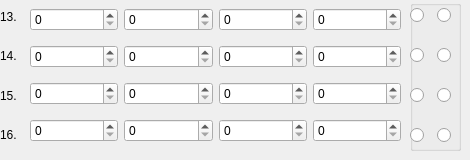
     <widget class="QWidget" name="page_4">
      <widget class="QWidget" name="verticalLayoutWidget_7">
       <property name="geometry">
        <rect>
         <x>0</x>
         <y>0</y>
         <width>23</width>
         <height>151</height>
        </rect>
       </property>
       <layout class="QVBoxLayout" name="rows4">
        <item>
         <widget class="QLabel" name="label_24">
          <property name="text">
           <string>13.</string>
          </property>
         </widget>
        </item>
        <item>
         <widget class="QLabel" name="label_25">
          <property name="text">
           <string>14.</string>
          </property>
         </widget>
        </item>
        <item>
         <widget class="QLabel" name="label_26">
          <property name="text">
           <string>15.</string>
          </property>
         </widget>
        </item>
        <item>
         <widget class="QLabel" name="label_27">
          <property name="text">
           <string>16.</string>
          </property>
         </widget>
        </item>
       </layout>
      </widget>
      <widget class="QWidget" name="verticalLayoutWidget_8">
       <property name="geometry">
        <rect>
         <x>30</x>
         <y>0</y>
         <width>371</width>
         <height>151</height>
        </rect>
       </property>
       <layout class="QVBoxLayout" name="verticalLayout_9">
        <item>
         <layout class="QHBoxLayout" name="horizontalLayout_21">
          <item>
           <widget class="QSpinBox" name="ratio_13">
            <property name="maximum">
             <number>128</number>
            </property>
           </widget>
          </item>
          <item>
           <widget class="QSpinBox" name="mod13">
            <property name="maximum">
             <number>16</number>
            </property>
           </widget>
          </item>
          <item>
           <widget class="QSpinBox" name="time_13">
            <property name="maximum">
             <number>65535</number>
            </property>
           </widget>
          </item>
          <item>
           <widget class="QSpinBox" name="repeat13">
            <property name="maximum">
             <number>65535</number>
            </property>
           </widget>
          </item>
         </layout>
        </item>
        <item>
         <layout class="QHBoxLayout" name="horizontalLayout_22">
          <item>
           <widget class="QSpinBox" name="ratio_14">
            <property name="maximum">
             <number>128</number>
            </property>
           </widget>
          </item>
          <item>
           <widget class="QSpinBox" name="mod14">
            <property name="maximum">
             <number>16</number>
            </property>
           </widget>
          </item>
          <item>
           <widget class="QSpinBox" name="time_14">
            <property name="maximum">
             <number>65535</number>
            </property>
           </widget>
          </item>
          <item>
           <widget class="QSpinBox" name="repeat14">
            <property name="maximum">
             <number>65535</number>
            </property>
           </widget>
          </item>
         </layout>
        </item>
        <item>
         <layout class="QHBoxLayout" name="horizontalLayout_23">
          <item>
           <widget class="QSpinBox" name="ratio_15">
            <property name="maximum">
             <number>128</number>
            </property>
           </widget>
          </item>
          <item>
           <widget class="QSpinBox" name="mod15">
            <property name="maximum">
             <number>16</number>
            </property>
           </widget>
          </item>
          <item>
           <widget class="QSpinBox" name="time_15">
            <property name="maximum">
             <number>65535</number>
            </property>
           </widget>
          </item>
          <item>
           <widget class="QSpinBox" name="repeat15">
            <property name="maximum">
             <number>65535</number>
            </property>
           </widget>
          </item>
         </layout>
        </item>
        <item>
         <layout class="QHBoxLayout" name="horizontalLayout_24">
          <item>
           <widget class="QSpinBox" name="ratio_16">
            <property name="maximum">
             <number>128</number>
            </property>
           </widget>
          </item>
          <item>
           <widget class="QSpinBox" name="mod16">
            <property name="maximum">
             <number>16</number>
            </property>
           </widget>
          </item>
          <item>
           <widget class="QSpinBox" name="time_16">
            <property name="maximum">
             <number>65535</number>
            </property>
           </widget>
          </item>
          <item>
           <widget class="QSpinBox" name="repeat16">
            <property name="maximum">
             <number>65535</number>
            </property>
           </widget>
          </item>
         </layout>
        </item>
       </layout>
      </widget>
      <widget class="QGroupBox" name="Mm4">
       <property name="geometry">
        <rect>
         <x>410</x>
         <y>0</y>
         <width>51</width>
         <height>151</height>
        </rect>
       </property>
       <property name="title">
        <string/>
       </property>
       <widget class="QWidget" name="horizontalLayoutWidget_26">
        <property name="geometry">
         <rect>
          <x>0</x>
          <y>120</y>
          <width>48</width>
          <height>31</height>
         </rect>
        </property>
        <layout class="QHBoxLayout" name="horizontalLayout_38">
         <item>
          <widget class="QRadioButton" name="setmaxRatio_16">
           <property name="text">
            <string/>
           </property>
          </widget>
         </item>
         <item>
          <widget class="QRadioButton" name="setminRatio_16">
           <property name="text">
            <string/>
           </property>
          </widget>
         </item>
        </layout>
       </widget>
       <widget class="QWidget" name="horizontalLayoutWidget_28">
        <property name="geometry">
         <rect>
          <x>0</x>
          <y>0</y>
          <width>48</width>
          <height>31</height>
         </rect>
        </property>
        <layout class="QHBoxLayout" name="horizontalLayout_40">
         <item>
          <widget class="QRadioButton" name="setmaxRatio_13">
           <property name="text">
            <string/>
           </property>
          </widget>
         </item>
         <item>
          <widget class="QRadioButton" name="setminRatio_13">
           <property name="text">
            <string/>
           </property>
          </widget>
         </item>
        </layout>
       </widget>
       <widget class="QWidget" name="horizontalLayoutWidget_29">
        <property name="geometry">
         <rect>
          <x>0</x>
          <y>40</y>
          <width>48</width>
          <height>31</height>
         </rect>
        </property>
        <layout class="QHBoxLayout" name="horizontalLayout_41">
         <item>
          <widget class="QRadioButton" name="setmaxRatio_14">
           <property name="text">
            <string/>
           </property>
          </widget>
         </item>
         <item>
          <widget class="QRadioButton" name="setminRatio_14">
           <property name="text">
            <string/>
           </property>
          </widget>
         </item>
        </layout>
       </widget>
       <widget class="QWidget" name="horizontalLayoutWidget_30">
        <property name="geometry">
         <rect>
          <x>0</x>
          <y>80</y>
          <width>48</width>
          <height>31</height>
         </rect>
        </property>
        <layout class="QHBoxLayout" name="horizontalLayout_42">
         <item>
          <widget class="QRadioButton" name="setmaxRatio_15">
           <property name="text">
            <string/>
           </property>
          </widget>
         </item>
         <item>
          <widget class="QRadioButton" name="setminRatio_15">
           <property name="text">
            <string/>
           </property>
          </widget>
         </item>
        </layout>
       </widget>
      </widget>
     </widget>
